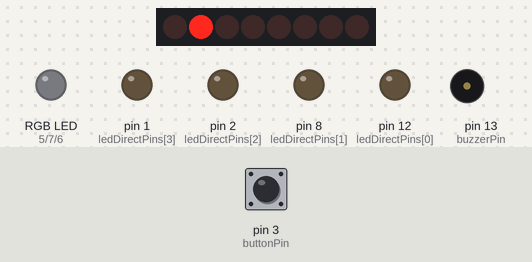
The sketch below on a simulated Arduino Uno, built with avr-gcc and run on an emulated ATmega328P. Shown: 8 shift-register outputs drawn as a row of LEDs (first output left, lit = HIGH), an RGB LED mixed from three pins (HIGH = lit), output pins drawn as LEDs (lit = HIGH), buzzer (waves = sounding). Wiring (inferred from the names in the program): shift register (74HC595): data pin 9; shift clock pin 11; latch pin 10. Wiring (inferred from the signals the program sends): row of LEDs: on Q0, Q1, Q2, Q3, Q4, Q5, Q6, Q7. The test bench sets the inputs (shaded band); at power-on: pin 3 (buttonPin) HIGH. Pins used as bus, display or sensor lines are not drawn.

Above: at 2.2 s.
At 6.8 s:
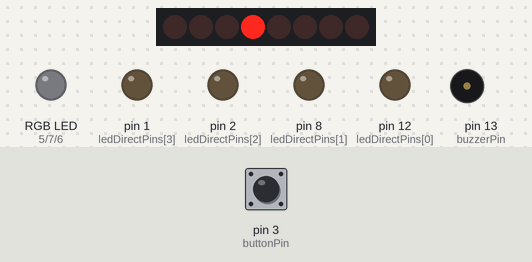
6.9 s: pin 3 (buttonPin) pulled LOW for 2.6 s
At 9.8 s:
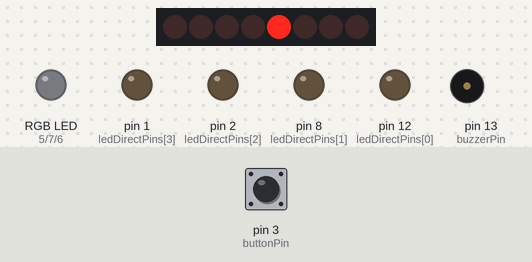
Timing chart, 0 to 39.6 s (numbered marks = the images above; inputs shaded):
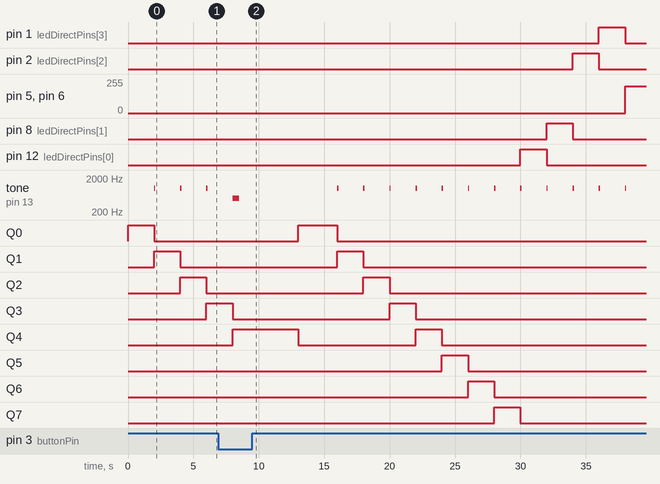

The sketch:

jogo_de_ledsV1.0.ino
```cpp
// Configurações dos pinos
const int latchPin = 10;  // Pino de latch do 74HC595
const int clockPin = 11;  // Pino de clock do 74HC595
const int dataPin = 9;    // Pino de dados do 74HC595
const int buttonPin = 3;  // Pino do botão
const int buzzerPin = 13; // Pino do buzzer

// Cores do LED RGB
const int redPin = 5;     // Pino do vermelho do LED RGB
const int greenPin = 7;   // Pino do verde do LED RGB
const int bluePin = 6;    // Pino do azul do LED RGB

// Pinos dos LEDs conectados diretamente ao Arduino
const int ledDirectPins[4] = {12, 8, 2, 1};

// Estado do jogo
int currentLED = 0; // LED atual que está aceso
int gameSpeed = 2000; // Intervalo inicial entre transições (em milissegundos)
bool gameActive = true; // Estado do jogo

void setup() {
  pinMode(latchPin, OUTPUT);
  pinMode(clockPin, OUTPUT);
  pinMode(dataPin, OUTPUT);
  pinMode(buttonPin, INPUT_PULLUP); // Configura o botão com pull-up interno
  pinMode(buzzerPin, OUTPUT);

  // Configura os pinos do LED RGB
  pinMode(redPin, OUTPUT);
  pinMode(greenPin, OUTPUT);
  pinMode(bluePin, OUTPUT);

  // Configura os pinos dos LEDs conectados diretamente
  for (int i = 0; i < 4; i++) {
    pinMode(ledDirectPins[i], OUTPUT);
  }

  // Inicializa o LED RGB como lilás
  setRGBColor(200, 0, 200); // Lilás

  // Configura o estado inicial dos LEDs
  updateLEDs();
  updateDirectLEDs();
}

void loop() {
  if (gameActive) {
    // Transição dos LEDs
    delay(gameSpeed); // Ajusta o atraso para a velocidade do jogo
    currentLED = (currentLED + 1) % 13; // Passa para o próximo LED (8 do 74HC595 + 4 diretos + 1 RGB)

    // Atualiza os LEDs e o buzzer
    updateLEDs();
    updateDirectLEDs();

    tone(buzzerPin, 1000, 100); // Toca um som curto no buzzer

    // Verifica se o botão foi pressionado
    if (digitalRead(buttonPin) == LOW) {
      if (currentLED == 12) { // Se o LED RGB for o único aceso
        // Jogador acertou
        playWinMusic();
        increaseGameSpeed(); // Aumenta a velocidade do jogo
      } else {
        // Jogador errou
        playLoseMusic();
      }
      delay(5000); // Aguarda 5 segundos antes de reiniciar
      gameActive = false;
    }
  } else {
    // Reinicia o jogo
    resetGame();
    delay(1000); // Atraso antes de iniciar o próximo jogo
  }
}

// Atualiza os LEDs usando o CI 74HC595
void updateLEDs() {
  byte ledState = 0;

  if (currentLED < 8) {
    ledState = 1 << currentLED; // Define o LED a ser aceso
  }

  digitalWrite(latchPin, LOW);
  shiftOut(dataPin, clockPin, MSBFIRST, ledState);
  digitalWrite(latchPin, HIGH);
}

// Atualiza os LEDs conectados diretamente ao Arduino
void updateDirectLEDs() {
  for (int i = 0; i < 4; i++) {
    if (currentLED >= 8 && currentLED < 12 && (currentLED - 8 == i)) {
      digitalWrite(ledDirectPins[i], HIGH);
    } else {
      digitalWrite(ledDirectPins[i], LOW);
    }
  }

  // Atualiza o LED RGB
  if (currentLED == 12) {
    setRGBColor(200, 0, 200); // Lilás
  } else {
    setRGBColor(0, 0, 0); // Apaga o LED RGB
  }
}

// Define a cor do LED RGB
void setRGBColor(int red, int green, int blue) {
  analogWrite(redPin, red);
  analogWrite(greenPin, green);
  analogWrite(bluePin, blue);
}

// Toca a música quando o jogador ganha
void playWinMusic() {
  tone(buzzerPin, 2000, 500); // Exemplo de tom
}

// Toca a música quando o jogador erra
void playLoseMusic() {
  tone(buzzerPin, 500, 500); // Exemplo de tom
}

// Aumenta a velocidade do jogo
void increaseGameSpeed() {
  if (gameSpeed > 500) { // Limita a velocidade mínima
    gameSpeed -= 100; // Diminui o intervalo entre transições
  }
}

// Reseta o jogo
void resetGame() {
  currentLED = 0;
  setRGBColor(200, 0, 200); // Lilás
  gameSpeed = 2000; // Reset da velocidade do jogo
  gameActive = true;
  updateLEDs();
  updateDirectLEDs();
}
```

Measured:
- by itself, tone on pin 13 (buzzerPin): plays 500 Hz for 0.50 s, 1000 Hz for 0.10 s, 1000 Hz for 0.10 s, 1000 Hz for 0.10 s, 1000 Hz for 0.10 s, 1000 Hz for 0.10 s … (13 notes in this stretch)
